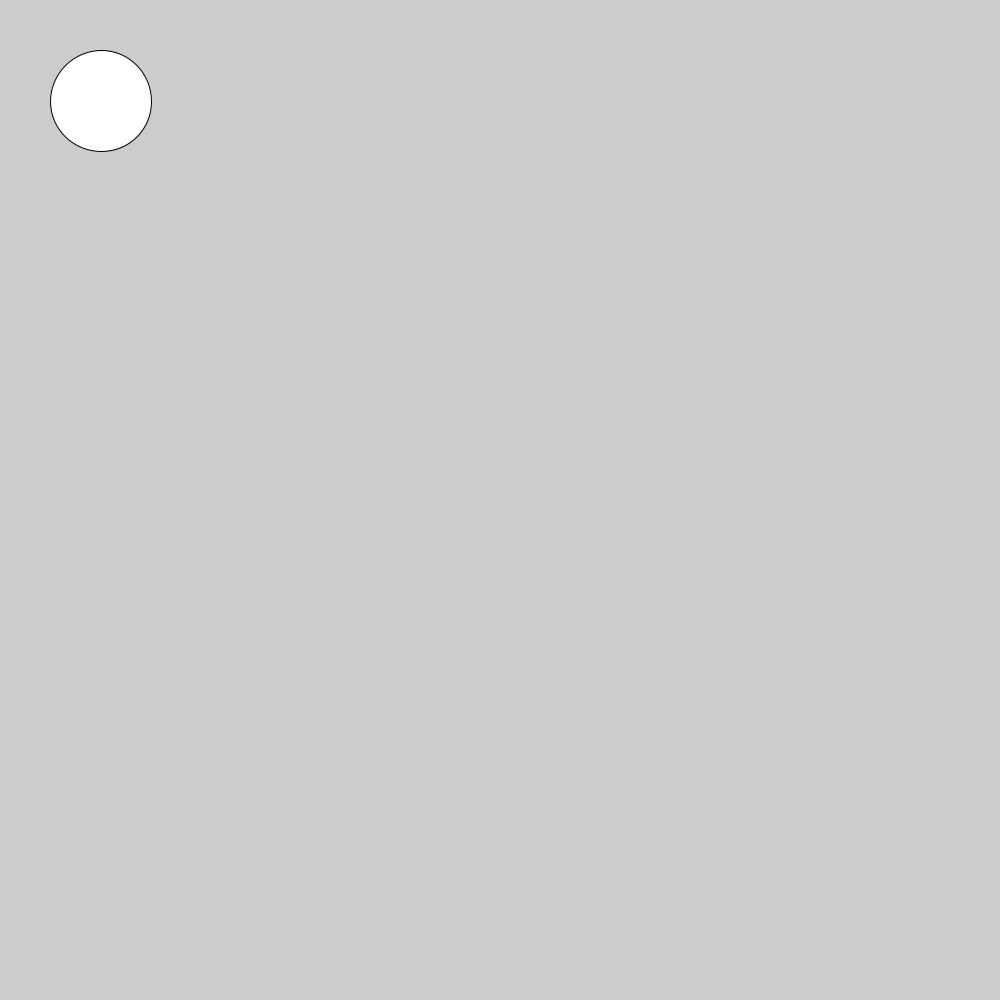
Frame 1 (no input)
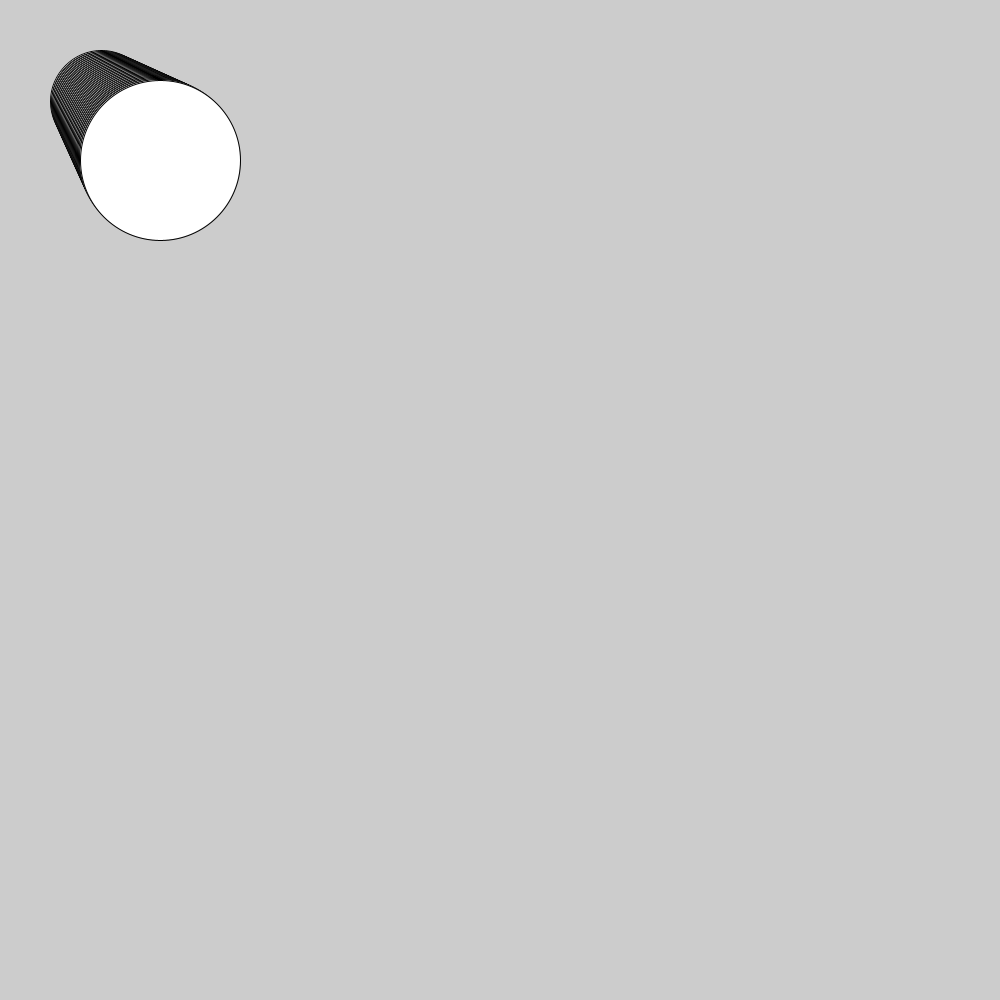
Frame 60 (the mouse pressed at the canvas centre just before this capture)
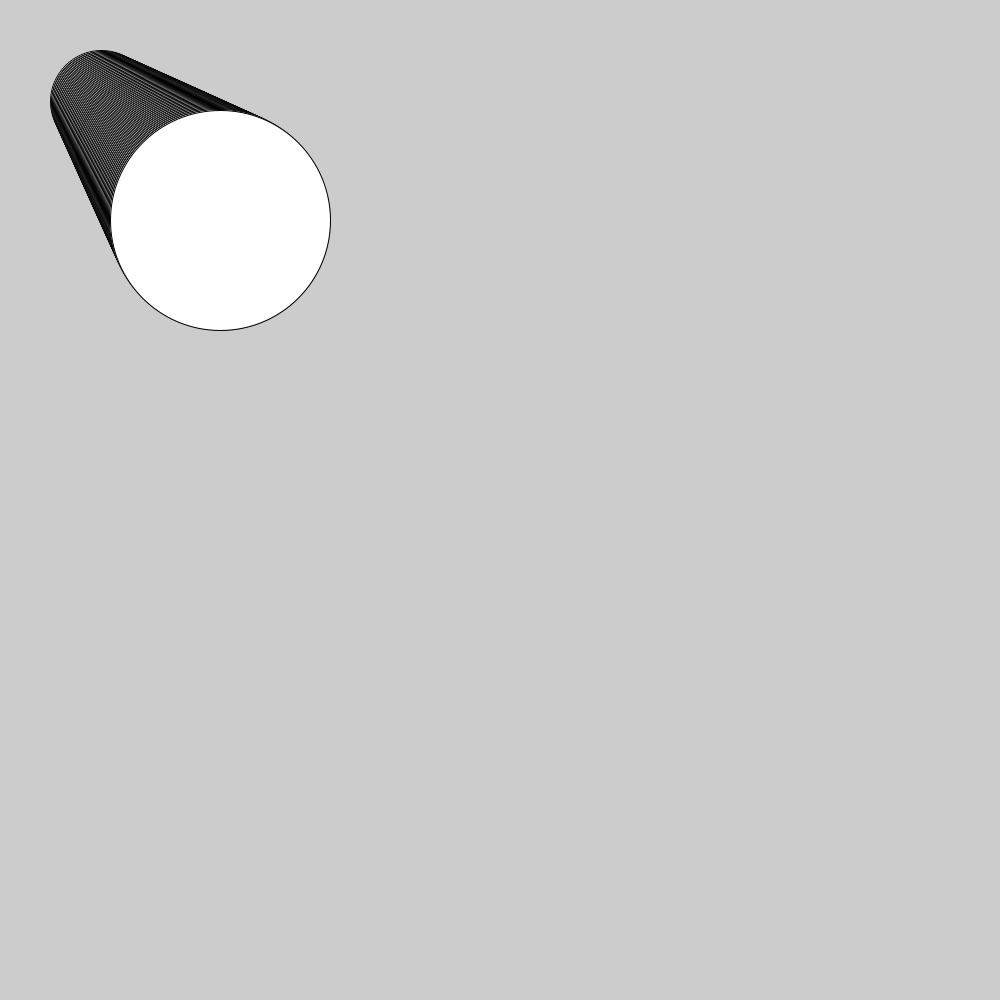
Frame 120 (the mouse held since frame 60 and released just before this capture)

The Processing sketch that drew these frames (run headless with seeded random() and noise(); from frame 60 on, the mouse is pressed at the canvas centre):

// Processing sketch: Create_a_creature_aflevering
// ── Create_a_creature_aflevering.pde
int x = 100;
int y = 100;
int a = 100;
int b = 100;
void setup(){
size(1000,1000);
}

void draw(){
x=x+1;
y=y+1;
a=a+1;
b=b+1;
clear();
ellipse(x,y,a,b);




}
